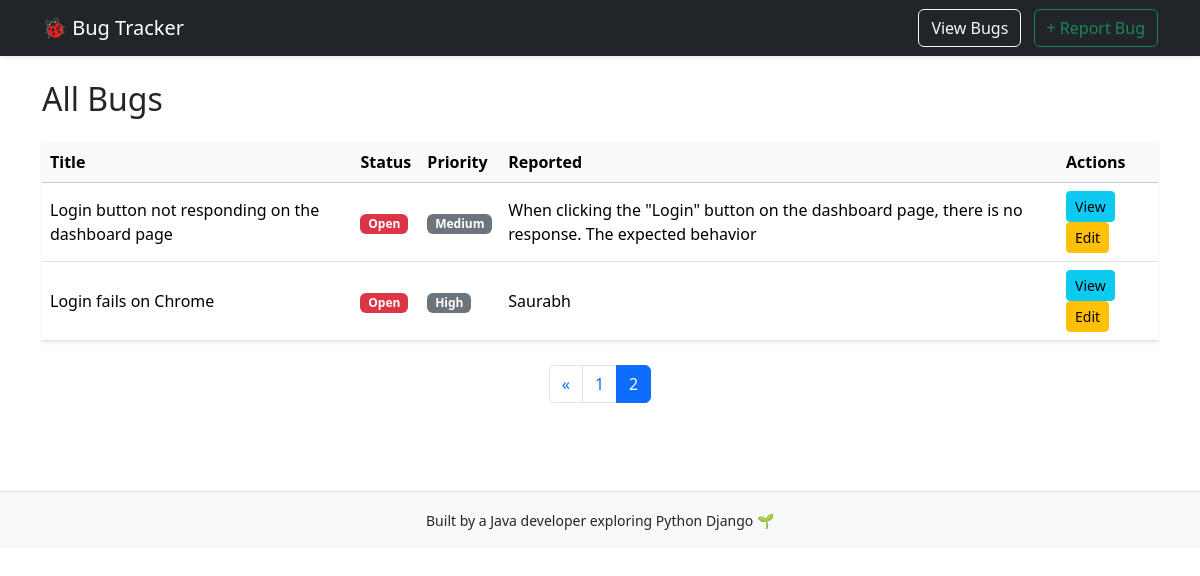
The app's page /bugs/?page=2 with its own data.
### bugs/models.py (models this page shows, shortened)
class Bug(models.Model):
    STATUS_CHOICES = [
        ('Open', 'Open'),
        ('In Progress', 'In Progress'),
        ('Closed', 'Closed'),
    ]
    PRIORITY_CHOICES = [
        ('Low', 'Low'),
        ('Medium', 'Medium'),
        ('High', 'High'),
    ]
    title = models.CharField(max_length=200)
    description = models.TextField()
    status = models.CharField(max_length=20, choices=STATUS_CHOICES, default='Open')
    priority = models.CharField(max_length=20, choices=PRIORITY_CHOICES, default='Medium')
    reporter_name = models.CharField(max_length=100)
    created_at = models.DateTimeField(auto_now_add=True)
    updated_at = models.DateTimeField(auto_now=True)

### bugs/views.py (the view)
# urls.py: path('bugs/', bug_list, name='bug-list'),
def bug_list(request):
    bugs = Bug.objects.all().order_by('-created_at')
    paginator = Paginator(bugs, 5)
    page_number = request.GET.get('page')
    page_obj = paginator.get_page(page_number)
    return render(request, 'bugs/bug_list.html', {'page_obj': page_obj})

### templates/bugs/bug_list.html (shortened to what this page needs)
{% extends 'base.html' %}
{% block content %}
<h2 class="mb-4">All Bugs</h2>
<table class="table table-hover align-middle shadow-sm">
  <thead class="table-light">
    <tr>
      <th>Title</th>
      <th>Status</th>
      <th>Priority</th>
      <th>Reported</th>
      <th>Actions</th>
    </tr>
  </thead>
  <tbody>
    {% for bug in page_obj %}
    <tr>
      <td>{{ bug.title }}</td>
      <td>
        <span class="badge {% if bug.status == 'Closed' %}bg-success
                           {% elif bug.status == 'In Progress' %}bg-warning
                           {% else %}bg-danger{% endif %}">
            {{ bug.status }}
        </span>
      </td>
      <td>
        <span class="badge bg-secondary">{{ bug.priority }}</span>
      </td>
      <td>{{ bug.reporter_name }}</td>
      <td>
        <a class="btn btn-sm btn-info" href="{% url 'bug-detail' bug.pk %}">View</a>
        <a class="btn btn-sm btn-warning" href="{% url 'bug-edit' bug.pk %}">Edit</a>
      </td>
    </tr>
    {% empty %}
    <tr><td colspan="5" class="text-center text-muted">No bugs reported yet.</td></tr>
    {% endfor %}
  </tbody>
</table>
{% if page_obj.has_other_pages %}
<nav class="mt-4">
  <ul class="pagination justify-content-center">
    {% if page_obj.has_previous %}
      <li class="page-item"><a class="page-link" href="?page={{ page_obj.previous_page_number }}">«</a></li>
    {% endif %}
    {% for num in page_obj.paginator.page_range %}
      <li class="page-item {% if page_obj.number == num %}active{% endif %}">
        <a class="page-link" href="?page={{ num }}">{{ num }}</a>
      </li>
    {% endfor %}
  </ul>
</nav>
{% endif %}
{% endblock %}

### records on screen
Bug: title "Login button not responding on the dashboard page", status "Open", priority "Medium", reporter_name "When clicking the \"Login\" button on the dashboard page, there is no response. The expected behavior"
Bug: title "Login fails on Chrome", status "Open", priority "High", reporter_name "Saurabh"

### other values on screen
{{ num }} "1" "2"
